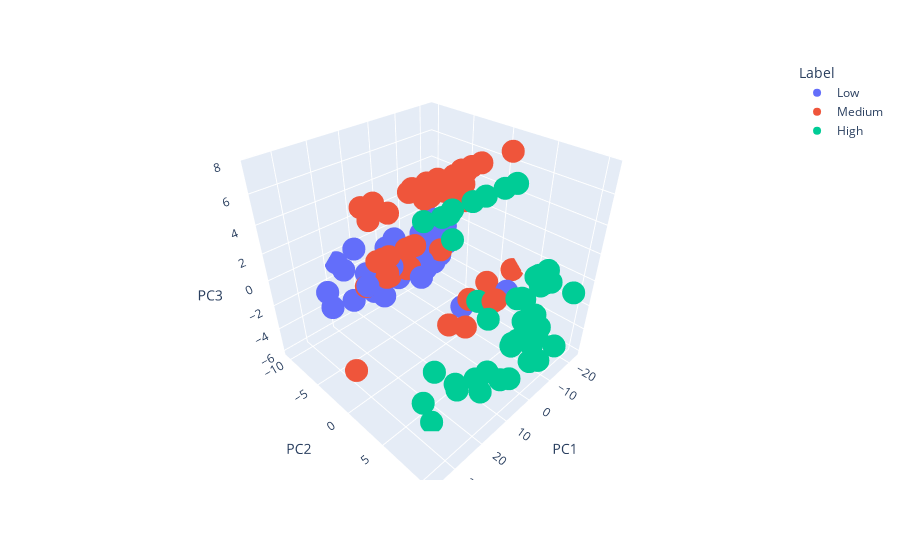

The cell this chart's notebook holds for it:
### Markdown cell above
First, we observe the overall PCA separation of all datapoints. Based on Figure X (Left), we observe that the principal components PC1, PC2, and PC3 explains 60%, 18%, and 6% respectively of the total variance in the original dataset.

From Figure X (Right), we observe that datapoints with "Low" label is clearly separated from datapoints with "High" label. However, we observe that some datapoints with "Medium" labels overlap with those with either "Low" or "High" labels. This suggest that PC1 and PC2 are less unable to discern "Medium" labels from "Low" and "High" labels. This observation is also apparent in the 3D plot shown in Figure X.

### Code cell
plot_PCA_3D(pc_df, pca)

### Figure 1 — Plotly figure (JSON) as saved in the notebook; plotly's stock layout.template omitted (floating-point values rounded to 4 significant figures; data arrays with more than 128 entries replaced by an {"elided": "..."} marker saying what was removed)
{"data": [{"hovertemplate": "Label=Low<br>PC1=%{x}<br>PC2=%{y}<br>PC3=%{z}<extra></extra>", "legendgroup": "Low", "marker": {"color": "#636efa", "symbol": "circle"}, "mode": "markers", "name": "Low", "scene": "scene", "showlegend": true, "type": "scatter3d", "x": {"elided": "303 float values"}, "y": {"elided": "303 float values"}, "z": {"elided": "303 float values"}}, {"hovertemplate": "Label=Medium<br>PC1=%{x}<br>PC2=%{y}<br>PC3=%{z}<extra></extra>", "legendgroup": "Medium", "marker": {"color": "#EF553B", "symbol": "circle"}, "mode": "markers", "name": "Medium", "scene": "scene", "showlegend": true, "type": "scatter3d", "x": {"elided": "332 float values"}, "y": {"elided": "332 float values"}, "z": {"elided": "332 float values"}}, {"hovertemplate": "Label=High<br>PC1=%{x}<br>PC2=%{y}<br>PC3=%{z}<extra></extra>", "legendgroup": "High", "marker": {"color": "#00cc96", "symbol": "circle"}, "mode": "markers", "name": "High", "scene": "scene", "showlegend": true, "type": "scatter3d", "x": {"elided": "365 float values"}, "y": {"elided": "365 float values"}, "z": {"elided": "365 float values"}}], "layout": {"legend": {"title": {"text": "Label"}, "tracegroupgap": 0}, "margin": {"t": 60}, "scene": {"domain": {"x": [0, 1], "y": [0, 1]}, "xaxis": {"title": {"text": "PC1"}}, "yaxis": {"title": {"text": "PC2"}}, "zaxis": {"title": {"text": "PC3"}}}, "showlegend": true}}
